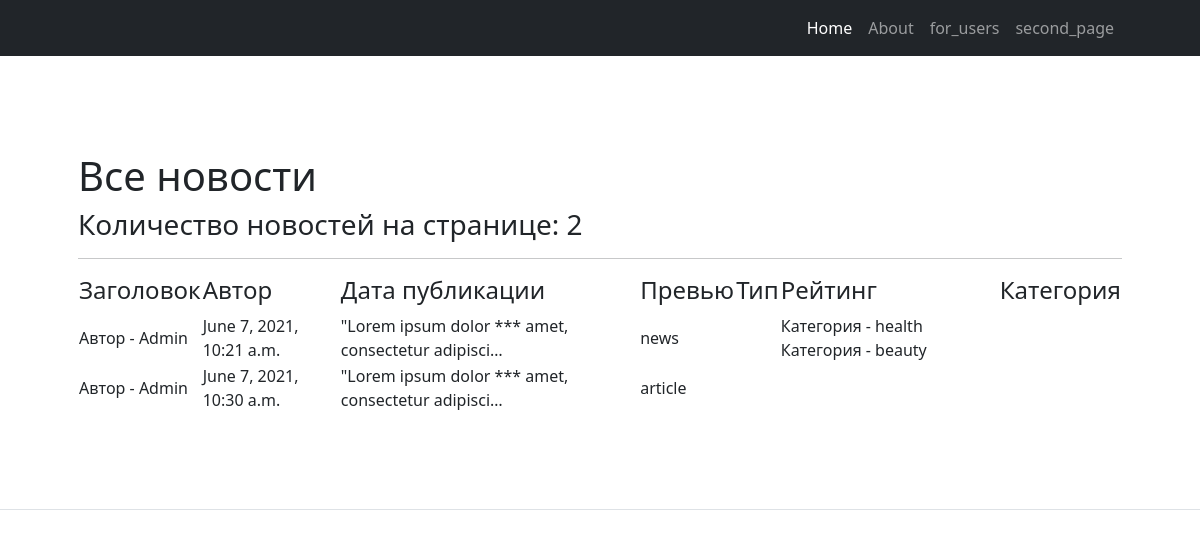
Page /news/ on the committed database.
### blog/models.py (models this page shows, shortened)
class Post(models.Model):
    name = models.CharField(max_length=20)
    title = models.CharField(max_length=20)
    text = models.TextField()
    type = models.CharField(max_length=20, choices=(
        ('news', 'Новость'),
        ('article', 'Статья'),
    ))
    raiting = models.IntegerField(default=0)
    created = models.DateTimeField(auto_now_add=True)
    categories = models.ManyToManyField(Category, through=PostCategory)
    author = models.ForeignKey(Author, models.CASCADE, related_name='posts')

class Author(models.Model):
    user = models.OneToOneField(get_user_model(), models.CASCADE)
    raiting = models.IntegerField()
    def __str__(self):
        return f"Автор - {self.user.username}"

class Category(models.Model):
    name = models.CharField(unique=True, max_length=20)
    def __str__(self):
        return f"Категория - {self.name}"

### blog/views.py (the view)
# urls.py: path('news/', NewsList.as_view()),
class NewsList(ListView):
    paginate_by = 2
    model = Post
    template_name = 'news.html'
    context_object_name = 'news'

### blog/templatetags/custom_filters.py (called while the page is built)
def censor(value):
    for censor in censor_list:
        value = value.replace(censor, '***')
    return value

### templates/news.html (shortened to what this page needs)
{% extends 'default.html' %}
{% load custom_filters %}
{% block content %}
    <h1>Все новости</h1>
    <h3>Количество новостей на странице: {{ news|length }}</h3>
    <hr>
    {% if news %}
        <table>
            <tr>
                <td>
                    <h4>Заголовок</h4>
                </td>
                <td>
                    <h4>Автор</h4>
                </td>
                <td>
                    <h4>Дата публикации</h4>
                </td>
                <td>
                    <h4>Превью</h4>
                </td>
                <td>
                    <h4>Тип</h4>
                </td>
                <td>
                    <h4>Рейтинг</h4>
                </td>
                <td>
                    <h4>Категория</h4>
                </td>
            </tr>
        {% for new in news %}
            <tr>
                 <td>
                    {{ new.author }}
                </td>
                <td>
                    {{ new.created}}
                </td>
                <td>
                    {{ new.text|censor|truncatechars:50 }}
                </td>
                <td>
                    {{ new.type }}
                </td>
                <td>
                </td>
                <td>
                    {% for category in new.categories.all %}
                         {{ category }}
                    {% endfor %}
                </td>
            </tr>
        {% endfor %}
        </table>
{% endif %}
{% endblock content %}

### templates/default.html (shortened to what this page needs)
{% load static %}
<!DOCTYPE html>
<html lang="en">
<head>
    <link href="{% static 'https://cdn.jsdelivr.net/npm/bootstrap-icons@1.4.1/font/bootstrap-icons.css' %}" rel="stylesheet" />
    <link href="{% static 'startbootstrap-business-frontpage-gh-pages/css/styles.css' %}" rel="stylesheet" />
</head>
<body>
    <nav class="navbar navbar-expand-lg navbar-dark bg-dark">
        <div class="container px-5">
            <div class="collapse navbar-collapse" id="navbarSupportedContent">
                <ul class="navbar-nav ms-auto mb-2 mb-lg-0">
                    <li class="nav-item"><a class="nav-link active" aria-current="page" href="#!">Home</a></li>
                    <li class="nav-item"><a class="nav-link" href="/about">About</a></li>
                    <li class="nav-item"><a class="nav-link" href="/for_users">for_users</a></li>
                    <li class="nav-item"><a class="nav-link" href="/second_page">second_page</a></li>
                </ul>
            </div>
        </div>
    </nav>
    <section class="py-5 border-bottom" id="features">
        <div class="container px-5 my-5">
            {% block content %}
            {% endblock content %}
        </div>
    </section>
</body>
</html>

### rows in the picture
Post: author "Автор - Admin", created "June 7, 2021, 10:21 a.m.", text|censor "\"Lorem ipsum dolor *** amet, consectetur adipisci…", type "news"
Category: name "Категория - health"
Category: name "Категория - beauty"
Post: author "Автор - Admin", created "June 7, 2021, 10:30 a.m.", text|censor "\"Lorem ipsum dolor *** amet, consectetur adipisci…", type "article"

### other values in the picture
{{ news|length }} "2"
